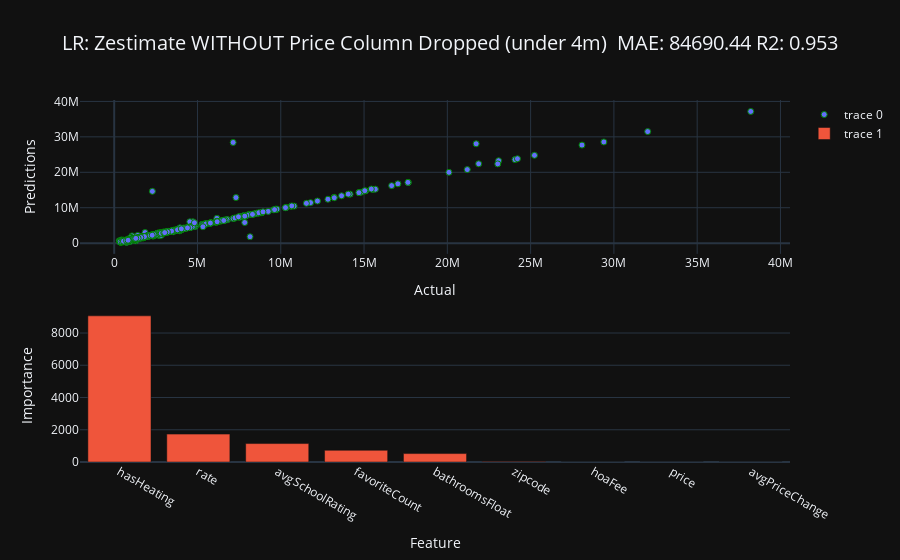

Notebook code cell kept with this figure:
### Code cell
# Linear Regression for 'Zestimate'
X = preprocessed_df.drop(columns=['root.property.pricing.zestimate', 'root.property.location.latitude', 'root.property.location.longitude'])
y = preprocessed_df['root.property.pricing.zestimate']
X_train2, X_test2, y_train2, y_test2 = train_test_split(X, y, test_size=0.2, random_state=42)
lr = LinearRegression()
lr.fit(X_train2, y_train2)
ypred2 = lr.predict(X_test2)
mse = mean_squared_error(y_test2, ypred2)
mae = np.mean(np.abs(ypred2 - y_test2))
r2 = r2_score(y_test2, ypred2)

model_name = 'LR: Zestimate WITHOUT Price Column Dropped (under 4m)'
print(model_name)
print(f'MSE: {mse:.0f}')
print(f'MAE: {mae:.0f}')
print(f'R2: {r2:.4f}')
logging.info(f'\n-{model_name}- \nMAE: {mae:.3f} MSE: {mse:.3f} R2: {r2:.3f}')

fig3 = plot_model_predictions(y_test2, ypred2, 'Predictions: LR: Zestimate: Price Parameter Dropped')
feature_importances = pd.DataFrame(lr.coef_, index=X_train2.columns, columns=['importance']).sort_values('importance', ascending=False).round(3)
feature_importances = feature_importances[feature_importances['importance'] > 0]
feature_names = [f.split('.')[-1] for f in list(feature_importances.index)]
fig_importance_reg = go.Bar(x=feature_names, y=feature_importances['importance'])
layout = go.Layout(title='Feature Importance', xaxis_title="Feature", yaxis_title="Importance", xaxis_tickangle=-45, title_x=0.5, title_font_size=20)
fig = go.Figure(data=[fig_importance_reg], layout=layout)
fig = stack_plots(fig3, fig, model_name, mae, r2)
fig.show()

### Figure 1 — Plotly figure (JSON) as saved in the notebook; plotly's stock layout.template omitted (floating-point values rounded to 4 significant figures; data arrays with more than 128 entries replaced by an {"elided": "..."} marker saying what was removed)
{"data": [{"marker": {"line": {"color": "green", "width": 1}}, "mode": "markers", "type": "scatter", "x": {"elided": "1770 int values"}, "xaxis": "x", "y": {"elided": "1770 float values"}, "yaxis": "y"}, {"type": "bar", "x": ["hasHeating", "rate", "avgSchoolRating", "favoriteCount", "bathroomsFloat", "zipcode", "hoaFee", "price", "avgPriceChange"], "xaxis": "x2", "y": [9065.0, 1730.0, 1143.0, 725.7, 521.5, 23.9, 4.412, 0.952, 0.359], "yaxis": "y2"}], "layout": {"title": {"font": {"size": 20}, "text": "LR: Zestimate WITHOUT Price Column Dropped (under 4m) \nMAE: 84690.44 R2: 0.953", "x": 0.5}, "xaxis": {"anchor": "y", "domain": [0, 1], "title": {"text": "Actual"}}, "xaxis2": {"anchor": "y2", "domain": [0, 1], "title": {"text": "Feature"}}, "yaxis": {"anchor": "x", "domain": [0.575, 1], "title": {"text": "Predictions"}}, "yaxis2": {"anchor": "x2", "domain": [0, 0.425], "title": {"text": "Importance"}}}}
